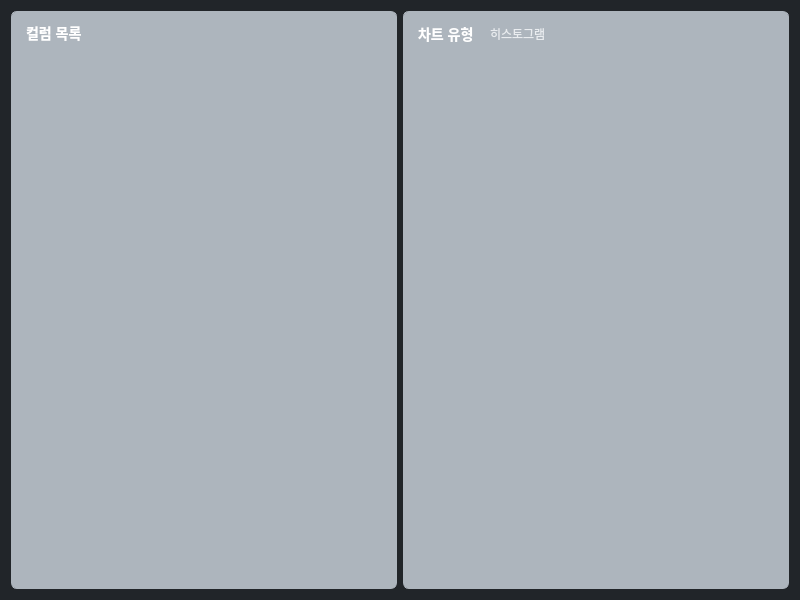
<?xml version="1.0" encoding="UTF-8"?>
<ui version="4.0">
 <class>DistributionDialog</class>
 <widget class="QDialog" name="DistributionDialog">
  <property name="geometry">
   <rect>
    <x>0</x>
    <y>0</y>
    <width>800</width>
    <height>600</height>
   </rect>
  </property>
  <property name="windowTitle">
   <string>컬럼 분포 보기</string>
  </property>
  <property name="styleSheet">
   <string notr="true">QDialog {
    background-color: #212529;
}
QLabel {
    color: white;
    font-size: 14px;
    font-weight: bold;
}
QListWidget {
    background-color: #adb5bd;
    border: 1px solid #adb5bd;
    border-radius: 4px;
    color: #e9ecef;
}
QListWidget::item {
    padding: 4px;
}
QListWidget::item:selected {
    background-color: #495057;
}
QComboBox {
    background-color: #adb5bd;
    border: 1px solid #adb5bd;
    border-radius: 4px;
    color: #e9ecef;
    padding: 4px;
}
QComboBox::drop-down {
    border: none;
}
QComboBox::down-arrow {
    image: url(resources/down_arrow.png);
    width: 12px;
    height: 12px;
}
QFrame {
    background-color: #adb5bd;
    border-radius: 6px;
    border: 1px solid #adb5bd;
}
</string>
  </property>
  <layout class="QHBoxLayout" name="horizontalLayout">
   <item>
    <widget class="QFrame" name="leftPanel">
     <property name="minimumWidth">
      <number>200</number>
     </property>
     <property name="maximumWidth">
      <number>300</number>
     </property>
     <layout class="QVBoxLayout" name="leftLayout">
      <item>
       <widget class="QLabel" name="columnsLabel">
        <property name="text">
         <string>컬럼 목록</string>
        </property>
       </widget>
      </item>
      <item>
       <widget class="QListWidget" name="columnList"/>
      </item>
     </layout>
    </widget>
   </item>
   <item>
    <widget class="QFrame" name="rightPanel">
     <layout class="QVBoxLayout" name="rightLayout">
      <item>
       <layout class="QHBoxLayout" name="controlsLayout">
        <item>
         <widget class="QLabel" name="chartTypeLabel">
          <property name="text">
           <string>차트 유형</string>
          </property>
         </widget>
        </item>
        <item>
         <widget class="QComboBox" name="chartTypeComboBox">
          <item>
           <property name="text">
            <string>히스토그램</string>
           </property>
          </item>
          <item>
           <property name="text">
            <string>박스플롯</string>
           </property>
          </item>
          <item>
           <property name="text">
            <string>바 차트</string>
           </property>
          </item>
         </widget>
        </item>
        <item>
         <spacer name="horizontalSpacer">
          <property name="orientation">
           <enum>Qt::Horizontal</enum>
          </property>
          <property name="sizeHint" stdset="0">
           <size>
            <width>40</width>
            <height>20</height>
           </size>
          </property>
         </spacer>
        </item>
       </layout>
      </item>
      <item>
       <widget class="QWidget" name="plotWidget" native="true">
        <property name="sizePolicy">
         <sizepolicy hsizetype="Expanding" vsizetype="Expanding">
          <horstretch>0</horstretch>
          <verstretch>0</verstretch>
         </sizepolicy>
        </property>
       </widget>
      </item>
     </layout>
    </widget>
   </item>
  </layout>
 </widget>
 <resources/>
 <connections/>
</ui>
